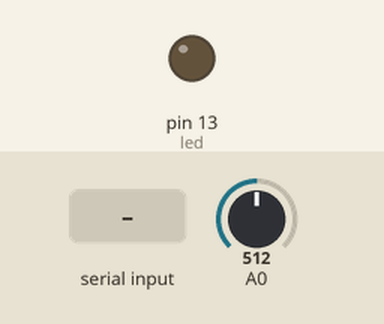
Recording of a sketch running on a simulated Arduino Uno, built with avr-gcc and run on an emulated ATmega328P. Shown: output pins drawn as LEDs (lit = HIGH). The test bench sets the inputs (shaded band); at power-on: A0 = 512. What the sketch prints to the serial monitor is not drawn.

Above: at 1.2 s.
1.3 s: "1" received over Serial
At 2.0 s:
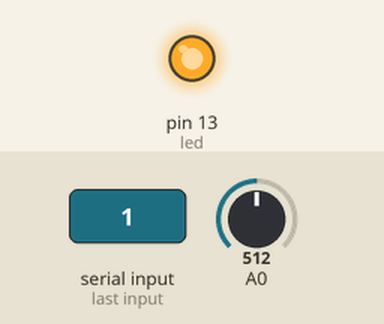
2.8 s: "0" received over Serial
At 3.3 s:
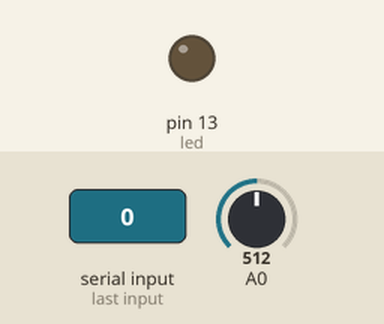
Timing chart, 0 to 5.8 s (numbered marks = the images above; inputs shaded):
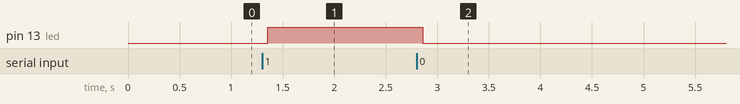

The sketch:

ArduinoCode.ino
```cpp
/*
 * created by Perlat Kociaj, https://www.facebook.com/drperlat
 * Controlling LEDs with an Android App via Bluetooth
 */


int led = 13;
int signal;
void setup()
{

  pinMode(led, OUTPUT);

  Serial.begin(9600);
}

void loop()
{
  if(Serial.available() > 0)
  {
    signal = Serial.read();

  }
   if(signal =='0')
    {
      digitalWrite(led, LOW);
    }
    if (signal == '1')
    {
      digitalWrite(led, HIGH);
    }

    Serial.println(map(analogRead(A0),0,1023,0,360));
  delay(150);
}//loop()
```

Measured:
- after the input at 1.3 s, pin 13 (led): LOW → HIGH after 0.05 s
- after the input at 2.8 s, pin 13 (led): HIGH → LOW after 0.06 s
